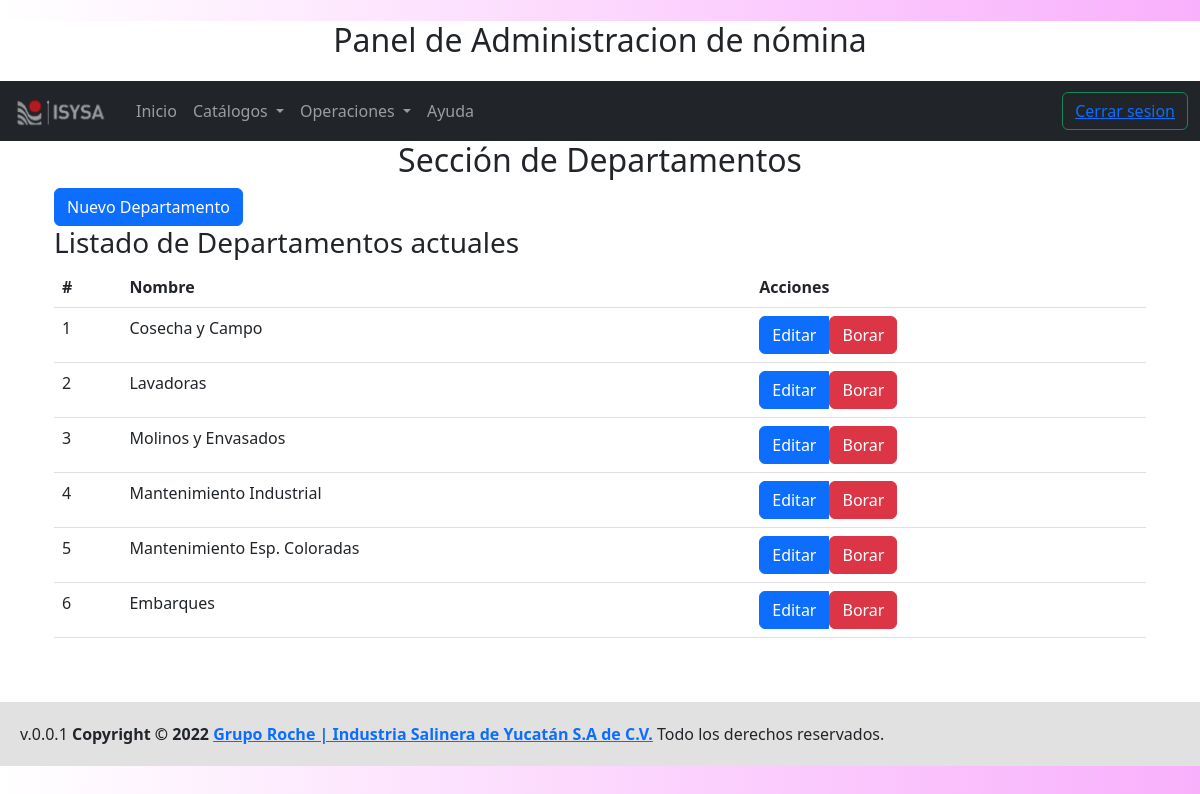
The page /admin-departamento (signed in) on the database its author committed.
### tables this page shows
CREATE TABLE IF NOT EXISTS `departamento` (
  `id` int(1) NOT NULL AUTO_INCREMENT,
  `depto_nombre` varchar(45) NOT NULL,
  PRIMARY KEY (`id`)
);

### views/admin/departamento/index.php (the view, shortened to what the rows shown need)
<?php
include_once __DIR__ . '/../../templates/header.php';
?>
<main class="container">
<div class="container-fluid ">
  <h2 class="text-center">Sección de Departamentos</h2>
  <table class="table table-hover" id="departamentos">
  <thead>
    <tr>
      <th scope="col">#</th>
      <th scope="col">Nombre</th>
      <th scope="col">Acciones</th>
    </tr>
  </thead>
  <tbody>
  <?php foreach($departamento as $departamento) { ?>
    <tr>
      <td><?php echo $departamento->id; ?></th>
      <td><?php echo $departamento->depto_nombre; ?></td>
      <td>
      <div class="btn-group">
          <a href="/admin-departamento/actualizar?id=<?php echo $departamento->id; ?>" class="btn btn-primary">
          Editar
          </a>
          <form action="/admin-departamento/eliminar" method="POST">
                    <button type="submit" class="btn btn-danger">Borar</button>
                </form>
  </div>
       </td>
    </tr>
    <?php } ?>
  </tbody>
  </table>
 </div>
 <br><br>
</main>
<?php
  include_once __DIR__ . '/../../templates/footer.php';
?>

### rows shown on the page
departamento: id "1", depto_nombre "Cosecha y Campo"
departamento: id "2", depto_nombre "Lavadoras"
departamento: id "3", depto_nombre "Molinos y Envasados"
departamento: id "4", depto_nombre "Mantenimiento Industrial"
departamento: id "5", depto_nombre "Mantenimiento Esp. Coloradas"
departamento: id "6", depto_nombre "Embarques"
